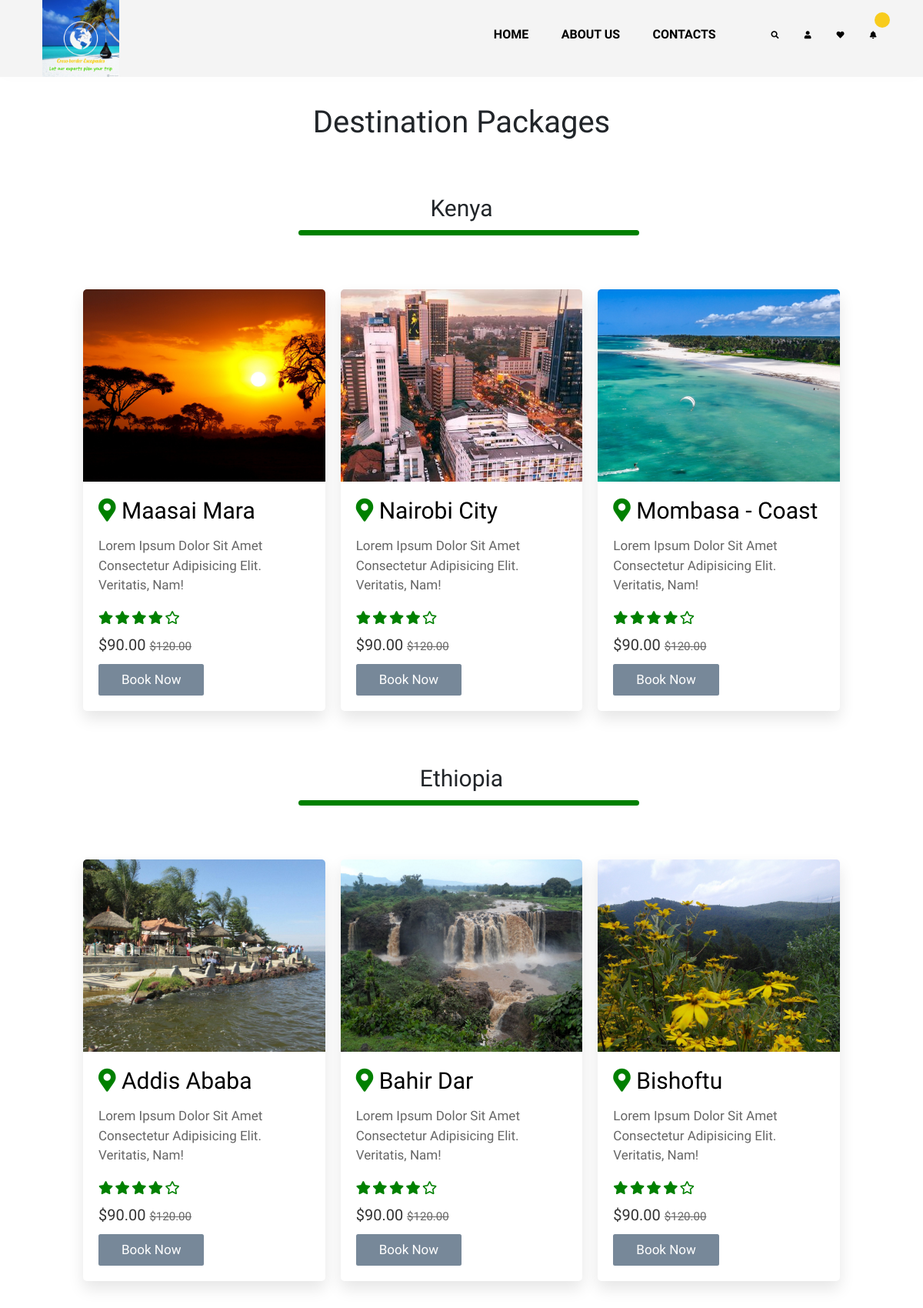
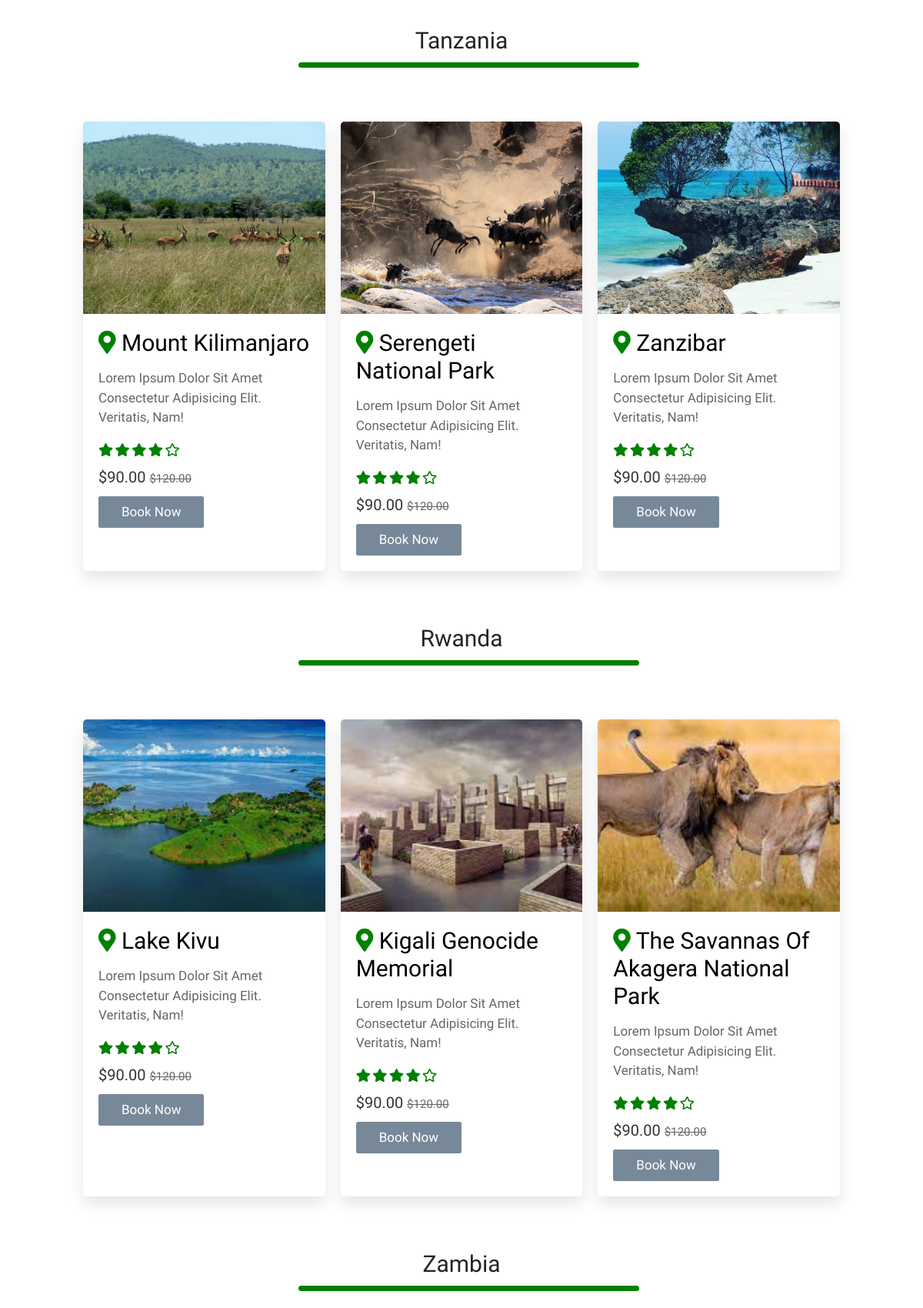
The page /packages/destinations.php (upper part) on the database its author committed (2 pictures, top to bottom).
### tables this page shows
CREATE TABLE `countries_table` (
  `countryID` int(10) NOT NULL,
  `countryName` varchar(45) NOT NULL,
  `is_deleted` int(11) NOT NULL DEFAULT 0
);

CREATE TABLE `destination_table` (
  `destID` int(100) NOT NULL,
  `destName` varchar(100) NOT NULL,
  `destImage` varchar(500) NOT NULL,
  `countryID` int(10) NOT NULL,
  `is_deleted` int(11) NOT NULL DEFAULT 0
);

### packages/phpMethods.php (called while the page is built, shortened)
<?php
function dbPortInfo(){
	$dbport = "3307";
	return ($dbport);
}
function connect(){
	$dbserver = "localhost";
	$dbuser = "root";
	$dbpass = "";
	$dbname = "travelagency";
	$dbport = dbPortInfo();
	$link=mysqli_connect($dbserver,$dbuser,$dbpass,$dbname,$dbport) or die("Could not connect".mysqli_connect_error());
	return ($link);
}
function getData($sql){
	$link=connect();
	$result=mysqli_query($link,$sql);
	while ($row=mysqli_fetch_array($result,MYSQLI_ASSOC)) {
		$rows[]=$row;
	}
	return $rows;
}
 ?>

### packages/destinations.php (the view, shortened to what this page needs)
<!DOCTYPE html>
<html lang="en">
<head>
  <link rel="stylesheet" href="https://cdn.jsdelivr.net/npm/bootstrap@4.6.0/dist/css/bootstrap.min.css"
>
  <link rel="stylesheet" type="text/css" href="css/dest.css">
   <link rel="stylesheet" href="https://cdnjs.cloudflare.com/ajax/libs/font-awesome/5.15.3/css/all.min.css">
</head>
<body>
    <header class="header trans_300">
       <div class="main_nav_container">
         <div class="container">
           <div class="row">
             <div class="col-lg-12 text-right">
               <div class="logo_container">
                <img class="pic"src="images/LOGO.jpg" alt="Image not found" height="100px" width="100px">
                 <nav class="navbar">
                   <ul class="navbar_menu">
                     <li><a href="#">Home</a></li>
                     <li><a href="#">About Us</a></li>
                     <li><a href="#">Contacts</a></li>
                   </ul>
                   <ul class="navbar_user">
                    <li><a href="#"><i class="fa fa-search" arial-hidden="true"></i></a></li>
                    <li><a href="#"><i class="fa fa-user" arial-hidden="true"></i></a></li>
                    <li><a href="#"><i class="fa fa-heart" aria-hidden="true"></i></a></li>
                    <li class="checkout">
                      <a href="#">
                        <i class="fa fa-bell" aria-hidden="true"></i>
                          <span id="checkout_items" class="checkout_items"></span>
                      </a>
                    </li>
                   </ul>
                 </nav>
               </div>
             </div>
           </div>
         </div>
       </div>
    </header>
<br><br><br>
<section class="packages" id="packages">
<div class="categories">
    <h1>Destination Packages</h1>
</div>
<?php
    require_once("phpMethods.php");
    $sql_Select ="SELECT * FROM countries_table;";
    $data=getdata($sql_Select);
    if($data!=0){
        for($i=0;$i<count($data);$i++){
            $countryID=$data[$i]["countryID"];
            $countryName=$data[$i]["countryName"];
            $sql_Select="SELECT * FROM destination_table WHERE countryID='$countryID';";
            $destData=getdata($sql_Select);
          echo "
          <div class=\"categories\">
          <h2>$countryName</h2>
          <hr style=\"color:#FFD700\"></hr>
          </div>
          <div class=\"box-container\">
          ";
            if(!$destData==0){
                for($x=0;$x<count($destData);$x++){
                    $destID=$destData[$x]["destID"];
                    $destName=$destData[$x]["destName"];
                    $destImage=$destData[$x]["destImage"];
                    echo "
                        <div class=\"box\">
                        <img src=\"images/$destImage\" alt=\"\">
                            <div class=\"content\">
                             <h3> <i class=\"fas fa-map-marker-alt\" style=\"color:#008000;\"></i> $destName </h3>
                            <p>Lorem ipsum dolor sit amet consectetur adipisicing elit. Veritatis, nam!</p>
                            <div class=\"stars\">
                                <i style=\"color:#008000;\" class=\"fas fa-star\"></i>
                                <i style=\"color:#008000;\" class=\"fas fa-star\"></i>
                                <i style=\"color:#008000;\" class=\"fas fa-star\"></i>
                                <i style=\"color:#008000;\" class=\"fas fa-star\"></i>
                                <i style=\"color:#008000;\"class=\"far fa-star\"></i>
                             </div>
                            <div class=\"price\"> $90.00 <span>$120.00</span> </div>
                            <a href=\"hotels.php?destID=".$destID."\" class=\"btn\" >book now</a>
                            </div>
                        </div>
                ";
                }
            }
            else{
                echo "No destinations for this country";
            }
           echo "</div>";
        }
    }
    else{
        echo "No countries found";
    }
?>
</section>
</body>
</html>

### packages/css/dest.css (style rules this page uses)
* { font-family: 'Raleway', sans-serif; margin:0; padding:0; box-sizing: border-box; text-transform: capitalize; outline: none; border:none; text-decoration: none; transition: all .2s linear; }
html { font-size: 62.5%; overflow-x: hidden; scroll-padding-top: 6rem; scroll-behavior: smooth; }
section { padding:2rem 9%; }
.btn { display: inline-block; margin-top: 1rem; background-color: lightslategrey; color:#fff; padding:.8rem 3rem; border:.2rem solid var(--black); cursor: pointer; font-size: 1.7rem; }
.header { position: fixed; top: 0; left: 0; width: 100%; background: #ffffff; z-index: 10; }
.main_nav_container { width: 100%; background-color:#f4f4f4; box-shadow: 0 0 16px rgba(0,0,0,.015); }
.logo_container img { margin-right: 467px; }
.navbar { width: auto; height: 100px; float: right; padding-left: 0px; padding-right: 0px; }
.navbar_menu li { display: inline-block; }
.navbar_menu li a { display: block; color: black; font-size: 16px; font-weight: 600; text-decoration: none; text-transform: uppercase; padding: 20px; transition: color 0.3 ease; }
.navbar_user { margin-left: 37px; }
.navbar_user li { display: inline-block; text-align: center; }
.navbar_user li a { display: flex; flex-direction: column; justify-content: center; align-items: center; position: relative; width: 40px; height: 40px; color: black; transition: color 0.3s ease; }
.checkout { color: black; }
.checkout a { border-radius: 50%; }
.checkout_items { display: flex; flex-direction: column; justify-content: center; align-items: center; position: absolute; top: -9px; left: 22px; width: 20px; height: 20px; border-radius: 50%; background-color: #F8CC1D; font-size: 12px; color:#ffffff; }
.packages .box-container { display: flex; flex-wrap: wrap; gap:2rem; }
.packages .box-container .box { flex:1 1 30rem; border-radius: .5rem; overflow: hidden; box-shadow: 0 1rem 2rem rgba(0,0,0,.1); }
.packages .box-container .box img { height: 25rem; width:100%; object-fit: cover; }
.packages .box-container .box .content { padding:2rem; }
.packages .box-container .box .content h3 { font-size:30px; font-weight: 35px; color:black; }
.packages .box-container .box .content h3 i { color:var(--orange); }
.packages .box-container .box .content p { font-size:1.7rem; color:#666; padding:1rem 0; }
.packages .box-container .box .content .stars i { font-size:1.7rem; color: #1E90FF; }
.packages .box-container .box .content .price { font-size: 2rem; color:#333; padding-top: 1rem; }
.packages .box-container .box .content .price span { color:#666; font-size: 1.5rem; text-decoration: line-through; }
.categories { margin-top: 50px; margin: 70px 0; }
.categories h1 { text-align: center; font-size: 40px; font-weight: 750px; }
.categories hr { border-radius: 50px; border: none; width: 45%; margin-left: 280px; height: 7px; background: #008000; margin-bottom: 40px; }
.categories h2 { text-align: center; font-size: 30px; font-weight: 700px; }

### rows shown on the page
countries_table: countryName "Kenya"
destination_table: destImage (picture), destName "Maasai Mara"
destination_table: destImage (picture), destName "Nairobi City"
destination_table: destImage (picture), destName "Mombasa - Coast"
countries_table: countryName "Ethiopia"
destination_table: destImage (picture), destName "Addis Ababa"
destination_table: destImage (picture), destName "Bahir Dar"
destination_table: destImage (picture), destName "Bishoftu"
countries_table: countryName "Tanzania"
destination_table: destImage (picture), destName "Mount Kilimanjaro"
destination_table: destImage (picture), destName "Serengeti National Park"
destination_table: destImage (picture), destName "Zanzibar"
countries_table: countryName "Rwanda"
destination_table: destImage (picture), destName "Lake Kivu"
destination_table: destImage (picture), destName "Kigali Genocide Memorial"
destination_table: destImage (picture), destName "The Savannas Of Akagera National Park"
countries_table: countryName "Zambia"
